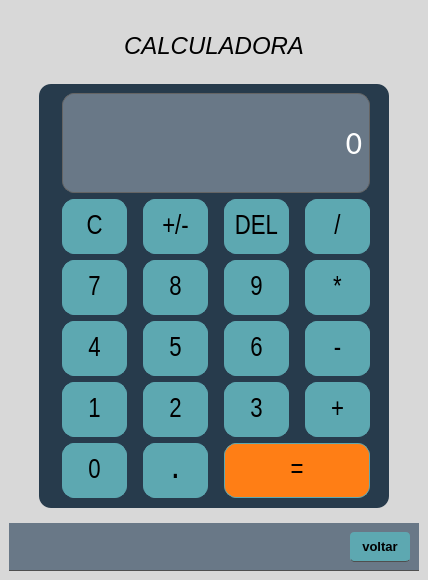
<?xml version="1.0" encoding="UTF-8"?>
<ui version="4.0">
 <class>MainWindow</class>
 <widget class="QMainWindow" name="MainWindow">
  <property name="geometry">
   <rect>
    <x>0</x>
    <y>0</y>
    <width>428</width>
    <height>580</height>
   </rect>
  </property>
  <property name="windowTitle">
   <string>Calculadora</string>
  </property>
  <property name="styleSheet">
   <string notr="true">background-color: #d8d8d8;</string>
  </property>
  <widget class="QWidget" name="centralwidget">
   <layout class="QVBoxLayout" name="verticalLayout">
    <item>
     <widget class="QLabel" name="label">
      <property name="minimumSize">
       <size>
        <width>0</width>
        <height>60</height>
       </size>
      </property>
      <property name="maximumSize">
       <size>
        <width>16777215</width>
        <height>45</height>
       </size>
      </property>
      <property name="font">
       <font>
        <pointsize>16</pointsize>
        <weight>50</weight>
        <italic>true</italic>
        <bold>false</bold>
        <underline>false</underline>
        <strikeout>false</strikeout>
        <kerning>false</kerning>
       </font>
      </property>
      <property name="styleSheet">
       <string notr="true">background-color: #d8d8d8;</string>
      </property>
      <property name="text">
       <string>&lt;html&gt;&lt;head/&gt;&lt;body&gt;&lt;p align=&quot;center&quot;&gt;&lt;span style=&quot; font-size:18pt;&quot;&gt;CALCULADORA&lt;/span&gt;&lt;/p&gt;&lt;/body&gt;&lt;/html&gt;</string>
      </property>
     </widget>
    </item>
    <item>
     <widget class="QWidget" name="widget" native="true">
      <property name="styleSheet">
       <string notr="true">background-color: #d8d8d8;</string>
      </property>
      <layout class="QHBoxLayout" name="horizontalLayout">
       <item>
        <widget class="QWidget" name="widget_3" native="true">
         <property name="maximumSize">
          <size>
           <width>350</width>
           <height>610</height>
          </size>
         </property>
         <property name="layoutDirection">
          <enum>Qt::RightToLeft</enum>
         </property>
         <property name="styleSheet">
          <string notr="true">background-color: #273B4C;
border-radius: 12px;</string>
         </property>
         <layout class="QGridLayout" name="gridLayout">
          <item row="0" column="0" colspan="4">
           <widget class="QLabel" name="label_display">
            <property name="sizePolicy">
             <sizepolicy hsizetype="MinimumExpanding" vsizetype="Preferred">
              <horstretch>0</horstretch>
              <verstretch>0</verstretch>
             </sizepolicy>
            </property>
            <property name="minimumSize">
             <size>
              <width>0</width>
              <height>0</height>
             </size>
            </property>
            <property name="maximumSize">
             <size>
              <width>600</width>
              <height>100</height>
             </size>
            </property>
            <property name="font">
             <font>
              <family>Calibri</family>
              <pointsize>24</pointsize>
             </font>
            </property>
            <property name="styleSheet">
             <string notr="true">background-color: #697887;
border: 1px solid #646464;
color: white;</string>
            </property>
            <property name="inputMethodHints">
             <set>Qt::ImhPreferNumbers</set>
            </property>
            <property name="text">
             <string>&lt;html&gt;&lt;head/&gt;&lt;body&gt;&lt;p&gt;0&lt;/p&gt;&lt;/body&gt;&lt;/html&gt;</string>
            </property>
            <property name="alignment">
             <set>Qt::AlignRight|Qt::AlignTrailing|Qt::AlignVCenter</set>
            </property>
            <property name="margin">
             <number>30</number>
            </property>
            <property name="indent">
             <number>-1</number>
            </property>
            <property name="textInteractionFlags">
             <set>Qt::TextSelectableByMouse</set>
            </property>
           </widget>
          </item>
          <item row="1" column="0">
           <widget class="QPushButton" name="btn_dividir">
            <property name="sizePolicy">
             <sizepolicy hsizetype="MinimumExpanding" vsizetype="MinimumExpanding">
              <horstretch>0</horstretch>
              <verstretch>0</verstretch>
             </sizepolicy>
            </property>
            <property name="minimumSize">
             <size>
              <width>50</width>
              <height>50</height>
             </size>
            </property>
            <property name="maximumSize">
             <size>
              <width>65</width>
              <height>55</height>
             </size>
            </property>
            <property name="font">
             <font>
              <family>Arial Narrow</family>
              <pointsize>20</pointsize>
             </font>
            </property>
            <property name="styleSheet">
             <string notr="true">QPushButton{
border: 1px solid #5DA8B1;
background-color: #5DA8B1;
}

QPushButton:pressed{
border-left: 1px solid;
	border-left-color: #565656;
border-top: 1px solid;
	border-top-color: #565656;
border-right: transparent;
border-bottom: transparent;
background-color: #b4ccd0;
}
</string>
            </property>
            <property name="text">
             <string>/</string>
            </property>
            <property name="iconSize">
             <size>
              <width>50</width>
              <height>50</height>
             </size>
            </property>
           </widget>
          </item>
          <item row="1" column="1">
           <widget class="QPushButton" name="btn_del">
            <property name="sizePolicy">
             <sizepolicy hsizetype="MinimumExpanding" vsizetype="MinimumExpanding">
              <horstretch>0</horstretch>
              <verstretch>0</verstretch>
             </sizepolicy>
            </property>
            <property name="minimumSize">
             <size>
              <width>50</width>
              <height>50</height>
             </size>
            </property>
            <property name="maximumSize">
             <size>
              <width>65</width>
              <height>55</height>
             </size>
            </property>
            <property name="font">
             <font>
              <family>Arial Narrow</family>
              <pointsize>20</pointsize>
             </font>
            </property>
            <property name="styleSheet">
             <string notr="true">QPushButton{
border: 1px solid #5DA8B1;
background-color: #5DA8B1;
}

QPushButton:pressed{
border-left: 1px solid;
	border-left-color: #565656;
border-top: 1px solid;
	border-top-color: #565656;
border-right: transparent;
border-bottom: transparent;
background-color: #b4ccd0;
}
</string>
            </property>
            <property name="text">
             <string>DEL</string>
            </property>
            <property name="iconSize">
             <size>
              <width>50</width>
              <height>50</height>
             </size>
            </property>
           </widget>
          </item>
          <item row="1" column="2">
           <widget class="QPushButton" name="btn_positivoNegativo">
            <property name="sizePolicy">
             <sizepolicy hsizetype="MinimumExpanding" vsizetype="MinimumExpanding">
              <horstretch>0</horstretch>
              <verstretch>0</verstretch>
             </sizepolicy>
            </property>
            <property name="minimumSize">
             <size>
              <width>50</width>
              <height>50</height>
             </size>
            </property>
            <property name="maximumSize">
             <size>
              <width>65</width>
              <height>55</height>
             </size>
            </property>
            <property name="font">
             <font>
              <family>Arial Narrow</family>
              <pointsize>20</pointsize>
             </font>
            </property>
            <property name="styleSheet">
             <string notr="true">QPushButton{
border: 1px solid #5DA8B1;
background-color: #5DA8B1;
}

QPushButton:pressed{
border-left: 1px solid;
	border-left-color: #565656;
border-top: 1px solid;
	border-top-color: #565656;
border-right: transparent;
border-bottom: transparent;
background-color: #b4ccd0;
}
</string>
            </property>
            <property name="text">
             <string>+/-</string>
            </property>
            <property name="iconSize">
             <size>
              <width>50</width>
              <height>50</height>
             </size>
            </property>
           </widget>
          </item>
          <item row="1" column="3">
           <widget class="QPushButton" name="btn_C">
            <property name="sizePolicy">
             <sizepolicy hsizetype="MinimumExpanding" vsizetype="MinimumExpanding">
              <horstretch>0</horstretch>
              <verstretch>0</verstretch>
             </sizepolicy>
            </property>
            <property name="minimumSize">
             <size>
              <width>50</width>
              <height>50</height>
             </size>
            </property>
            <property name="maximumSize">
             <size>
              <width>65</width>
              <height>55</height>
             </size>
            </property>
            <property name="font">
             <font>
              <family>Arial Narrow</family>
              <pointsize>20</pointsize>
             </font>
            </property>
            <property name="styleSheet">
             <string notr="true">QPushButton{
border: 1px solid #5DA8B1;
background-color: #5DA8B1;
}

QPushButton:pressed{
border-left: 1px solid;
	border-left-color: #565656;
border-top: 1px solid;
	border-top-color: #565656;
border-right: transparent;
border-bottom: transparent;
background-color: #b4ccd0;
}
</string>
            </property>
            <property name="text">
             <string>C</string>
            </property>
            <property name="iconSize">
             <size>
              <width>50</width>
              <height>50</height>
             </size>
            </property>
           </widget>
          </item>
          <item row="2" column="0">
           <widget class="QPushButton" name="btn_multiplicar">
            <property name="sizePolicy">
             <sizepolicy hsizetype="MinimumExpanding" vsizetype="MinimumExpanding">
              <horstretch>0</horstretch>
              <verstretch>0</verstretch>
             </sizepolicy>
            </property>
            <property name="minimumSize">
             <size>
              <width>50</width>
              <height>50</height>
             </size>
            </property>
            <property name="maximumSize">
             <size>
              <width>65</width>
              <height>55</height>
             </size>
            </property>
            <property name="font">
             <font>
              <family>Arial Narrow</family>
              <pointsize>20</pointsize>
             </font>
            </property>
            <property name="styleSheet">
             <string notr="true">QPushButton{
border: 1px solid #5DA8B1;
background-color: #5DA8B1;
}

QPushButton:pressed{
border-left: 1px solid;
	border-left-color: #565656;
border-top: 1px solid;
	border-top-color: #565656;
border-right: transparent;
border-bottom: transparent;
background-color: #b4ccd0;
}
</string>
            </property>
            <property name="text">
             <string>*</string>
            </property>
            <property name="iconSize">
             <size>
              <width>50</width>
              <height>50</height>
             </size>
            </property>
           </widget>
          </item>
          <item row="2" column="1">
           <widget class="QPushButton" name="btn_nove">
            <property name="sizePolicy">
             <sizepolicy hsizetype="MinimumExpanding" vsizetype="MinimumExpanding">
              <horstretch>0</horstretch>
              <verstretch>0</verstretch>
             </sizepolicy>
            </property>
            <property name="minimumSize">
             <size>
              <width>50</width>
              <height>50</height>
             </size>
            </property>
            <property name="maximumSize">
             <size>
              <width>65</width>
              <height>55</height>
             </size>
            </property>
            <property name="font">
             <font>
              <family>Arial Narrow</family>
              <pointsize>20</pointsize>
             </font>
            </property>
            <property name="styleSheet">
             <string notr="true">QPushButton{
border: 1px solid #5DA8B1;
background-color: #5DA8B1;
}

QPushButton:pressed{
border-left: 1px solid;
	border-left-color: #565656;
border-top: 1px solid;
	border-top-color: #565656;
border-right: transparent;
border-bottom: transparent;
background-color: #b4ccd0;
}
</string>
            </property>
            <property name="text">
             <string>9</string>
            </property>
            <property name="iconSize">
             <size>
              <width>50</width>
              <height>50</height>
             </size>
            </property>
           </widget>
          </item>
          <item row="2" column="2">
           <widget class="QPushButton" name="btn_oito">
            <property name="sizePolicy">
             <sizepolicy hsizetype="MinimumExpanding" vsizetype="MinimumExpanding">
              <horstretch>0</horstretch>
              <verstretch>0</verstretch>
             </sizepolicy>
            </property>
            <property name="minimumSize">
             <size>
              <width>50</width>
              <height>50</height>
             </size>
            </property>
            <property name="maximumSize">
             <size>
              <width>65</width>
              <height>55</height>
             </size>
            </property>
            <property name="font">
             <font>
              <family>Arial Narrow</family>
              <pointsize>20</pointsize>
             </font>
            </property>
            <property name="styleSheet">
             <string notr="true">QPushButton{
border: 1px solid #5DA8B1;
background-color: #5DA8B1;
}

QPushButton:pressed{
border-left: 1px solid;
	border-left-color: #565656;
border-top: 1px solid;
	border-top-color: #565656;
border-right: transparent;
border-bottom: transparent;
background-color: #b4ccd0;
}
</string>
            </property>
            <property name="text">
             <string>8</string>
            </property>
            <property name="iconSize">
             <size>
              <width>50</width>
              <height>50</height>
             </size>
            </property>
           </widget>
          </item>
          <item row="2" column="3">
           <widget class="QPushButton" name="btn_sete">
            <property name="sizePolicy">
             <sizepolicy hsizetype="MinimumExpanding" vsizetype="MinimumExpanding">
              <horstretch>0</horstretch>
              <verstretch>0</verstretch>
             </sizepolicy>
            </property>
            <property name="minimumSize">
             <size>
              <width>50</width>
              <height>50</height>
             </size>
            </property>
            <property name="maximumSize">
             <size>
              <width>65</width>
              <height>55</height>
             </size>
            </property>
            <property name="font">
             <font>
              <family>Arial Narrow</family>
              <pointsize>20</pointsize>
             </font>
            </property>
            <property name="styleSheet">
             <string notr="true">QPushButton{
border: 1px solid #5DA8B1;
background-color: #5DA8B1;
}

QPushButton:pressed{
border-left: 1px solid;
	border-left-color: #565656;
border-top: 1px solid;
	border-top-color: #565656;
border-right: transparent;
border-bottom: transparent;
background-color: #b4ccd0;
}
</string>
            </property>
            <property name="text">
             <string>7</string>
            </property>
            <property name="iconSize">
             <size>
              <width>50</width>
              <height>50</height>
             </size>
            </property>
           </widget>
          </item>
          <item row="3" column="0">
           <widget class="QPushButton" name="btn_subtrair">
            <property name="sizePolicy">
             <sizepolicy hsizetype="MinimumExpanding" vsizetype="MinimumExpanding">
              <horstretch>0</horstretch>
              <verstretch>0</verstretch>
             </sizepolicy>
            </property>
            <property name="minimumSize">
             <size>
              <width>50</width>
              <height>50</height>
             </size>
            </property>
            <property name="maximumSize">
             <size>
              <width>65</width>
              <height>55</height>
             </size>
            </property>
            <property name="font">
             <font>
              <family>Arial Narrow</family>
              <pointsize>20</pointsize>
             </font>
            </property>
            <property name="styleSheet">
             <string notr="true">QPushButton{
border: 1px solid #5DA8B1;
background-color: #5DA8B1;
}

QPushButton:pressed{
border-left: 1px solid;
	border-left-color: #565656;
border-top: 1px solid;
	border-top-color: #565656;
border-right: transparent;
border-bottom: transparent;
background-color: #b4ccd0;
}
</string>
            </property>
            <property name="text">
             <string>-</string>
            </property>
            <property name="iconSize">
             <size>
              <width>50</width>
              <height>50</height>
             </size>
            </property>
           </widget>
          </item>
          <item row="3" column="1">
           <widget class="QPushButton" name="btn_seis">
            <property name="sizePolicy">
             <sizepolicy hsizetype="MinimumExpanding" vsizetype="MinimumExpanding">
              <horstretch>0</horstretch>
              <verstretch>0</verstretch>
             </sizepolicy>
            </property>
            <property name="minimumSize">
             <size>
              <width>50</width>
              <height>50</height>
             </size>
            </property>
            <property name="maximumSize">
             <size>
              <width>65</width>
              <height>55</height>
             </size>
            </property>
            <property name="font">
             <font>
              <family>Arial Narrow</family>
              <pointsize>20</pointsize>
             </font>
            </property>
            <property name="styleSheet">
             <string notr="true">QPushButton{
border: 1px solid #5DA8B1;
background-color: #5DA8B1;
}

QPushButton:pressed{
border-left: 1px solid;
	border-left-color: #565656;
border-top: 1px solid;
	border-top-color: #565656;
border-right: transparent;
border-bottom: transparent;
background-color: #b4ccd0;
}
</string>
            </property>
            <property name="text">
             <string>6</string>
            </property>
            <property name="iconSize">
             <size>
              <width>50</width>
              <height>50</height>
             </size>
            </property>
           </widget>
          </item>
          <item row="3" column="2">
           <widget class="QPushButton" name="btn_cinco">
            <property name="sizePolicy">
             <sizepolicy hsizetype="MinimumExpanding" vsizetype="MinimumExpanding">
              <horstretch>0</horstretch>
              <verstretch>0</verstretch>
             </sizepolicy>
            </property>
            <property name="minimumSize">
             <size>
              <width>50</width>
              <height>50</height>
             </size>
            </property>
            <property name="maximumSize">
             <size>
              <width>65</width>
              <height>55</height>
             </size>
            </property>
            <property name="font">
             <font>
              <family>Arial Narrow</family>
              <pointsize>20</pointsize>
             </font>
            </property>
            <property name="styleSheet">
             <string notr="true">QPushButton{
border: 1px solid #5DA8B1;
background-color: #5DA8B1;
}

QPushButton:pressed{
border-left: 1px solid;
	border-left-color: #565656;
border-top: 1px solid;
	border-top-color: #565656;
border-right: transparent;
border-bottom: transparent;
background-color: #b4ccd0;
}
</string>
            </property>
            <property name="text">
             <string>5</string>
            </property>
            <property name="iconSize">
             <size>
              <width>50</width>
              <height>50</height>
             </size>
            </property>
           </widget>
          </item>
          <item row="3" column="3">
           <widget class="QPushButton" name="btn_quatro">
            <property name="sizePolicy">
             <sizepolicy hsizetype="MinimumExpanding" vsizetype="MinimumExpanding">
              <horstretch>0</horstretch>
              <verstretch>0</verstretch>
             </sizepolicy>
            </property>
            <property name="minimumSize">
             <size>
              <width>50</width>
              <height>50</height>
             </size>
            </property>
            <property name="maximumSize">
             <size>
              <width>65</width>
              <height>55</height>
             </size>
            </property>
            <property name="font">
             <font>
              <family>Arial Narrow</family>
              <pointsize>20</pointsize>
             </font>
            </property>
            <property name="styleSheet">
             <string notr="true">QPushButton{
border: 1px solid #5DA8B1;
background-color: #5DA8B1;
}

QPushButton:pressed{
border-left: 1px solid;
	border-left-color: #565656;
border-top: 1px solid;
	border-top-color: #565656;
border-right: transparent;
border-bottom: transparent;
background-color: #b4ccd0;
}
</string>
            </property>
            <property name="text">
             <string>4</string>
            </property>
            <property name="iconSize">
             <size>
              <width>50</width>
              <height>50</height>
             </size>
            </property>
           </widget>
          </item>
          <item row="4" column="0">
           <widget class="QPushButton" name="btn_somar">
            <property name="sizePolicy">
             <sizepolicy hsizetype="MinimumExpanding" vsizetype="MinimumExpanding">
              <horstretch>0</horstretch>
              <verstretch>0</verstretch>
             </sizepolicy>
            </property>
            <property name="minimumSize">
             <size>
              <width>50</width>
              <height>50</height>
             </size>
            </property>
            <property name="maximumSize">
             <size>
              <width>65</width>
              <height>55</height>
             </size>
            </property>
            <property name="font">
             <font>
              <family>Arial Narrow</family>
              <pointsize>20</pointsize>
             </font>
            </property>
            <property name="styleSheet">
             <string notr="true">QPushButton{
border: 1px solid #5DA8B1;
background-color: #5DA8B1;
}

QPushButton:pressed{
border-left: 1px solid;
	border-left-color: #565656;
border-top: 1px solid;
	border-top-color: #565656;
border-right: transparent;
border-bottom: transparent;
background-color: #b4ccd0;
}
</string>
            </property>
            <property name="text">
             <string>+</string>
            </property>
            <property name="iconSize">
             <size>
              <width>50</width>
              <height>50</height>
             </size>
            </property>
           </widget>
          </item>
          <item row="4" column="1">
           <widget class="QPushButton" name="btn_tres">
            <property name="sizePolicy">
             <sizepolicy hsizetype="MinimumExpanding" vsizetype="MinimumExpanding">
              <horstretch>0</horstretch>
              <verstretch>0</verstretch>
             </sizepolicy>
            </property>
            <property name="minimumSize">
             <size>
              <width>50</width>
              <height>50</height>
             </size>
            </property>
            <property name="maximumSize">
             <size>
              <width>65</width>
              <height>55</height>
             </size>
            </property>
            <property name="font">
             <font>
              <family>Arial Narrow</family>
              <pointsize>20</pointsize>
             </font>
            </property>
            <property name="styleSheet">
             <string notr="true">QPushButton{
border: 1px solid #5DA8B1;
background-color: #5DA8B1;
}

QPushButton:pressed{
border-left: 1px solid;
	border-left-color: #565656;
border-top: 1px solid;
	border-top-color: #565656;
border-right: transparent;
border-bottom: transparent;
background-color: #b4ccd0;
}
</string>
            </property>
            <property name="text">
             <string>3</string>
            </property>
            <property name="iconSize">
             <size>
              <width>50</width>
              <height>50</height>
             </size>
            </property>
           </widget>
          </item>
          <item row="4" column="2">
           <widget class="QPushButton" name="btn_dois">
            <property name="sizePolicy">
             <sizepolicy hsizetype="MinimumExpanding" vsizetype="MinimumExpanding">
              <horstretch>0</horstretch>
              <verstretch>0</verstretch>
             </sizepolicy>
            </property>
            <property name="minimumSize">
             <size>
              <width>50</width>
              <height>50</height>
             </size>
            </property>
            <property name="maximumSize">
             <size>
              <width>65</width>
              <height>55</height>
             </size>
            </property>
            <property name="font">
             <font>
              <family>Arial Narrow</family>
              <pointsize>20</pointsize>
             </font>
            </property>
            <property name="styleSheet">
             <string notr="true">QPushButton{
border: 1px solid #5DA8B1;
background-color: #5DA8B1;
}

QPushButton:pressed{
border-left: 1px solid;
	border-left-color: #565656;
border-top: 1px solid;
	border-top-color: #565656;
border-right: transparent;
border-bottom: transparent;
background-color: #b4ccd0;
}
</string>
            </property>
            <property name="text">
             <string>2</string>
            </property>
            <property name="iconSize">
             <size>
              <width>50</width>
              <height>50</height>
             </size>
            </property>
           </widget>
          </item>
          <item row="4" column="3">
           <widget class="QPushButton" name="btn_um">
            <property name="sizePolicy">
             <sizepolicy hsizetype="MinimumExpanding" vsizetype="MinimumExpanding">
              <horstretch>0</horstretch>
              <verstretch>0</verstretch>
             </sizepolicy>
            </property>
            <property name="minimumSize">
             <size>
              <width>50</width>
              <height>50</height>
             </size>
            </property>
            <property name="maximumSize">
             <size>
              <width>65</width>
              <height>55</height>
             </size>
            </property>
            <property name="font">
             <font>
              <family>Arial Narrow</family>
              <pointsize>20</pointsize>
             </font>
            </property>
            <property name="styleSheet">
             <string notr="true">QPushButton{
border: 1px solid #5DA8B1;
background-color: #5DA8B1;
}

QPushButton:pressed{
border-left: 1px solid;
	border-left-color: #565656;
border-top: 1px solid;
	border-top-color: #565656;
border-right: transparent;
border-bottom: transparent;
background-color: #b4ccd0;
}
</string>
            </property>
            <property name="text">
             <string>1</string>
            </property>
            <property name="iconSize">
             <size>
              <width>50</width>
              <height>50</height>
             </size>
            </property>
           </widget>
          </item>
          <item row="5" column="0" colspan="2">
           <widget class="QPushButton" name="btn_igual">
            <property name="sizePolicy">
             <sizepolicy hsizetype="MinimumExpanding" vsizetype="MinimumExpanding">
              <horstretch>0</horstretch>
              <verstretch>0</verstretch>
             </sizepolicy>
            </property>
            <property name="minimumSize">
             <size>
              <width>50</width>
              <height>50</height>
             </size>
            </property>
            <property name="maximumSize">
             <size>
              <width>170</width>
              <height>55</height>
             </size>
            </property>
            <property name="font">
             <font>
              <family>Arial Narrow</family>
              <pointsize>20</pointsize>
             </font>
            </property>
            <property name="styleSheet">
             <string notr="true">QPushButton{
border: 1px solid #5DA8B1;
background-color: #ff7e15;
}

QPushButton:pressed{
border-left: 1px solid;
	border-left-color: #565656;
border-top: 1px solid;
	border-top-color: #565656;
border-right: transparent;
border-bottom: transparent;
background-color: #b4ccd0;
}
</string>
            </property>
            <property name="text">
             <string>=</string>
            </property>
            <property name="iconSize">
             <size>
              <width>50</width>
              <height>50</height>
             </size>
            </property>
           </widget>
          </item>
          <item row="5" column="2">
           <widget class="QPushButton" name="btn_ponto">
            <property name="sizePolicy">
             <sizepolicy hsizetype="MinimumExpanding" vsizetype="MinimumExpanding">
              <horstretch>0</horstretch>
              <verstretch>0</verstretch>
             </sizepolicy>
            </property>
            <property name="minimumSize">
             <size>
              <width>50</width>
              <height>50</height>
             </size>
            </property>
            <property name="maximumSize">
             <size>
              <width>65</width>
              <height>55</height>
             </size>
            </property>
            <property name="font">
             <font>
              <family>Arial Narrow</family>
              <pointsize>20</pointsize>
              <weight>75</weight>
              <bold>true</bold>
             </font>
            </property>
            <property name="styleSheet">
             <string notr="true">QPushButton{
border: 1px solid #5DA8B1;
background-color: #5DA8B1;
}

QPushButton:pressed{
border-left: 1px solid;
	border-left-color: #565656;
border-top: 1px solid;
	border-top-color: #565656;
border-right: transparent;
border-bottom: transparent;
background-color: #b4ccd0;
}
</string>
            </property>
            <property name="text">
             <string>.</string>
            </property>
            <property name="iconSize">
             <size>
              <width>50</width>
              <height>50</height>
             </size>
            </property>
           </widget>
          </item>
          <item row="5" column="3">
           <widget class="QPushButton" name="btn_zero">
            <property name="sizePolicy">
             <sizepolicy hsizetype="MinimumExpanding" vsizetype="MinimumExpanding">
              <horstretch>0</horstretch>
              <verstretch>0</verstretch>
             </sizepolicy>
            </property>
            <property name="minimumSize">
             <size>
              <width>50</width>
              <height>50</height>
             </size>
            </property>
            <property name="maximumSize">
             <size>
              <width>65</width>
              <height>55</height>
             </size>
            </property>
            <property name="font">
             <font>
              <family>Arial Narrow</family>
              <pointsize>20</pointsize>
             </font>
            </property>
            <property name="styleSheet">
             <string notr="true">QPushButton{
border: 1px solid #5DA8B1;
background-color: #5DA8B1;
}

QPushButton:pressed{
border-left: 1px solid;
	border-left-color: #565656;
border-top: 1px solid;
	border-top-color: #565656;
border-right: transparent;
border-bottom: transparent;
background-color: #b4ccd0;
}
</string>
            </property>
            <property name="text">
             <string>0</string>
            </property>
            <property name="iconSize">
             <size>
              <width>50</width>
              <height>50</height>
             </size>
            </property>
           </widget>
          </item>
         </layout>
        </widget>
       </item>
      </layout>
     </widget>
    </item>
    <item>
     <widget class="QWidget" name="widget_2" native="true">
      <property name="maximumSize">
       <size>
        <width>1600</width>
        <height>50</height>
       </size>
      </property>
      <property name="styleSheet">
       <string notr="true">background-color: #697887;
border-rigth: 1px solid;
	border-rigth-color:  #4f4f4f;
border-bottom: 1px solid;
	border-bottom-color:  #4f4f4f;</string>
      </property>
      <layout class="QHBoxLayout" name="horizontalLayout_2">
       <item>
        <widget class="QPushButton" name="btn_voltar_1">
         <property name="minimumSize">
          <size>
           <width>0</width>
           <height>30</height>
          </size>
         </property>
         <property name="maximumSize">
          <size>
           <width>60</width>
           <height>70</height>
          </size>
         </property>
         <property name="font">
          <font>
           <family>MS Shell Dlg 2</family>
           <pointsize>10</pointsize>
           <weight>75</weight>
           <bold>true</bold>
          </font>
         </property>
         <property name="styleSheet">
          <string notr="true">border: transparent;</string>
         </property>
         <property name="text">
          <string/>
         </property>
        </widget>
       </item>
       <item>
        <widget class="QPushButton" name="btn_voltar_2">
         <property name="minimumSize">
          <size>
           <width>0</width>
           <height>30</height>
          </size>
         </property>
         <property name="maximumSize">
          <size>
           <width>60</width>
           <height>70</height>
          </size>
         </property>
         <property name="font">
          <font>
           <family>MS Shell Dlg 2</family>
           <pointsize>10</pointsize>
           <weight>75</weight>
           <bold>true</bold>
          </font>
         </property>
         <property name="styleSheet">
          <string notr="true">border: transparent;</string>
         </property>
         <property name="text">
          <string/>
         </property>
        </widget>
       </item>
       <item>
        <spacer name="horizontalSpacer">
         <property name="orientation">
          <enum>Qt::Horizontal</enum>
         </property>
         <property name="sizeHint" stdset="0">
          <size>
           <width>30</width>
           <height>20</height>
          </size>
         </property>
        </spacer>
       </item>
       <item>
        <widget class="QPushButton" name="btn_voltar">
         <property name="minimumSize">
          <size>
           <width>60</width>
           <height>30</height>
          </size>
         </property>
         <property name="maximumSize">
          <size>
           <width>60</width>
           <height>70</height>
          </size>
         </property>
         <property name="font">
          <font>
           <family>MS Shell Dlg 2</family>
           <pointsize>10</pointsize>
           <weight>75</weight>
           <bold>true</bold>
          </font>
         </property>
         <property name="styleSheet">
          <string notr="true">QPushButton{
border-rigth:  1px solid;
	border-rigth-color: #4f4f4f;
border-bottom: 1px solid;
	border-bottom-color: #4f4f4f;
background-color: #5DA8B1;
border-radius: 4px
}

QPushButton:pressed{
border-left: 1px solid;
	border-left-color: #4f4f4f;
border-top: 1px solid;
	border-top-color: #4f4f4f;
border-right: transparent;
border-bottom: transparent;
background-color: #b4ccd0;
border-radius: 4px
}
</string>
         </property>
         <property name="text">
          <string>voltar</string>
         </property>
        </widget>
       </item>
      </layout>
     </widget>
    </item>
   </layout>
  </widget>
 </widget>
 <resources/>
 <connections/>
</ui>
